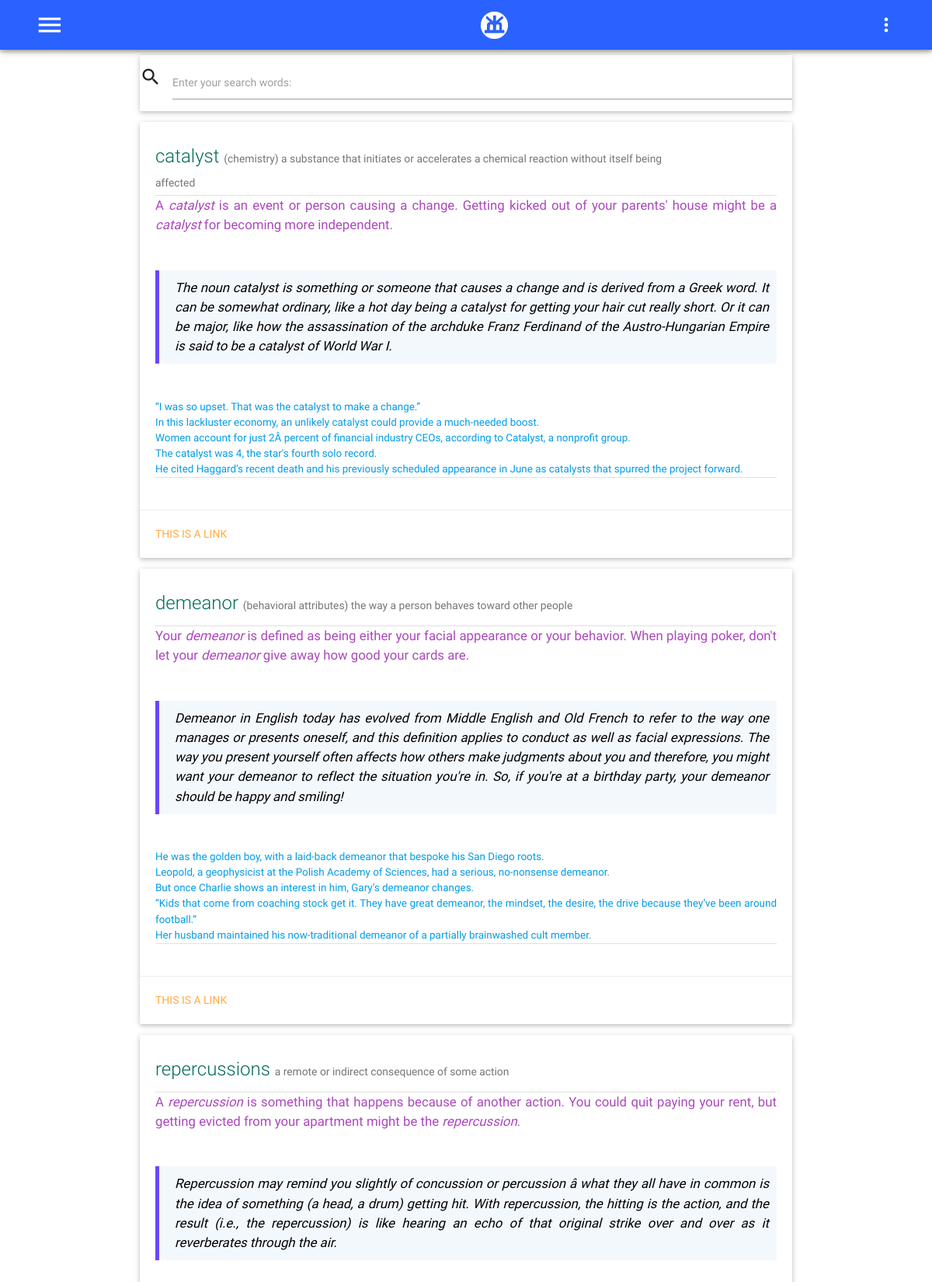
/gre/vc/allwords/ (upper part), run on the app's committed database.
### gre/models.py (models this page shows, shortened)
class VcVocab(models.Model):
    word = models.CharField(max_length=25,unique=True)
    meaning = models.CharField(max_length=450)
    short_def = models.TextField()
    long_def = models.TextField()

class VcSentence(models.Model):
    sentence = models.TextField()
    url = models.URLField()
    vocab = models.ForeignKey('VcVocab')

### gre/views.py (the view)
class GreVcVocab(View):
    def get(self,request):
        template = loader.get_template('gre/allvcvocab.html')
        def_list = []
        localvocab = VcVocab.objects.all()
        for vocab in localvocab:
            word_def = {}
            word_info = {}
            word_info['shortdef'] =  vocab.short_def
            word_info['longdef'] =  vocab.long_def
            word_info['meaning'] = vocab.meaning
            word_info['sentences'] = OrderVocab(vocab.word).get_local_sentences(vocab)
            word_def[vocab.word] = word_info
            def_list.append(word_def)
        random.shuffle(def_list)
        context = {'deflist':def_list}
        return HttpResponse(template.render(context, request))

### gre/templatetags/GreExtras.py (called while the page is built)
@register.filter(name="get_short_def")
def get_short_def(info_dict):
    return info_dict['shortdef']

@register.filter(name="get_long_def")
def get_long_def(info_dict):
    return info_dict['longdef']

@register.filter(name="get_meaning")
def get_meaning(info_dict):
    return info_dict['meaning']

@register.filter(name="get_sent_list")
def get_sent_list(info_dict):
    return info_dict['sentences']

@register.filter(name="get_sentence")
def get_sentence(one_sent_dict):
    return one_sent_dict['sentence']

@register.filter(name="get_url")
def get_url(one_sent_dict):
    return one_sent_dict['url']

### gre/views.py (called while the page is built)
    def get_local_sentences(self,localvocab):
        sent_obj_list =  VcSentence.objects.filter(vocab=localvocab)
        example_list = []
        for sentence_obj in sent_obj_list:
            sent_info = {}
            sent_info['sentence'] = sentence_obj.sentence
            sent_info['url'] = sentence_obj.url
            example_list.append(sent_info)
        return example_list

### gre/templates/gre/allvcvocab.html (shortened to what this page needs)
{%extends "base.html" %}
{%load staticfiles %}
{%load GreExtras %}
{%block bodycontent %}
<div class="container">
  {% block searchbar %}
    <form action="{% url 'gre:test'%}" method="get">
    <div class="card" style="background: rgba(255,255,255,0.9)">
       <div class="baack-text">
         <div class="row">
          <div class="input-field col s12">
            <i class="material-icons prefix">search</i>
            <input id="id_wordlist"  name="wordlist" type="text" />
            <label for="id_wordlist">Enter your search words:</label>
          </div>
         </div>
       </div>
    </div>
    </form>
  {% endblock searchbar %}
  {%for worddef in deflist %}
  {% for word,info in worddef.items %}
  <div class="card">
    <div class="card-content black-text">
      <div class="row">
          <div class="col s12 m8 l10">
              <span class="card-title teal-text text-darken-3" style="font-size: 2em:text-align:center;">
                  {{word}}
              </span>
              <span class="grey-text text-darken-1" style="font-size: 0.99em;">
                  {{info|get_meaning|safe}}
              </span>
          </div>
        </div>
        <div class="divider"></div>
        <div class="content" style="text-align: justify; font-size: 1.2em">
        <p>
        <div class="purple-text text-lighten-1">{{info|get_short_def|safe}}</div>  <br/>
        <div class="black-text text-lighten-3"><i><blockquote>{{info|get_long_def|safe}}</blockquote></i></div>  <br/>
        <div style="font-size:0.8em">
            {% for sent in info|get_sent_list %}
            <p><a href="{{sent|get_url}}" target="_blank">{{sent|get_sentence|safe}}</a></p>
            {%endfor%}
        </div>
      </div>
      <div class="divider"></div>
      <br/>
    </div>
    <div class="card-action">
      <a href="#">This is a link</a>
    </div>
  </div>
  {% endfor %}
  {% endfor %}
</div>
{%endblock bodycontent %}

### static/css/style.css (style rules this page uses)
html { font-size: 14px; }
blockquote { background: rgba(124, 171, 231, 0.09); border-left: 5px solid rgba(73, 27, 255, 0.8); padding: 10px; padding-left: 20px }
.row { margin-bottom: 5px; }

### data on the page
VcVocab: word "catalyst", meaning "(chemistry) a substance that initiates or accelerates a chemical reaction without itself being affected", word "A catalyst is an event or person causing a change. Getting kicked out of your parents' house might be a catalyst for becoming more independent.", word "The noun catalyst is something or someone that causes a change and is derived from a Greek word. It can be somewhat ordinary, like a hot day being a catalyst for getting your hair cut really short. Or it can be major, like how the assassination of the archduke Franz Ferdinand of the Austro-Hungarian Empire is said to be a catalyst of World War I."
VcSentence: sentence "“I was so upset. That was the catalyst to make a change.”"
VcSentence: sentence "In this lackluster economy, an unlikely catalyst could provide a much-needed boost."
VcSentence: sentence "Women account for just 2Â percent of financial industry CEOs, according to Catalyst, a nonprofit group."
VcSentence: sentence "The catalyst was 4, the star's fourth solo record."
VcSentence: sentence "He cited Haggard’s recent death and his previously scheduled appearance in June as catalysts that spurred the project forward."
VcVocab: word "demeanor", meaning "(behavioral attributes) the way a person behaves toward other people", word "Your demeanor is defined as being either your facial appearance or your behavior. When playing poker, don't let your demeanor give away how good your cards are.", word "Demeanor in English today has evolved from Middle English and Old French to refer to the way one manages or presents oneself, and this definition applies to conduct as well as facial expressions. The way you present yourself often affects how others make judgments about you and therefore, you might want your demeanor to reflect the situation you're in. So, if you're at a birthday party, your demeanor should be happy and smiling!"
VcSentence: sentence "He was the golden boy, with a laid-back demeanor that bespoke his San Diego roots."
VcSentence: sentence "Leopold, a geophysicist at the Polish Academy of Sciences, had a serious, no-nonsense demeanor."
VcSentence: sentence "But once Charlie shows an interest in him, Gary’s demeanor changes."
VcSentence: sentence "“Kids that come from coaching stock get it. They have great demeanor, the mindset, the desire, the drive because they’ve been around football.”"
VcSentence: sentence "Her husband maintained his now-traditional demeanor of a partially brainwashed cult member."
VcVocab: word "repercussions", meaning "a remote or indirect consequence of some action", info "A repercussion is something that happens because of another action. You could quit paying your rent, but getting evicted from your apartment might be the repercussion .", info "Repercussion may remind you slightly of concussion or percussion â what they all have in common is the idea of something (a head, a drum) getting hit. With repercussion , the hitting is the action, and the result (i.e., the repercussion) is like hearing an echo of that original strike over and over as it reverberates through the air."
